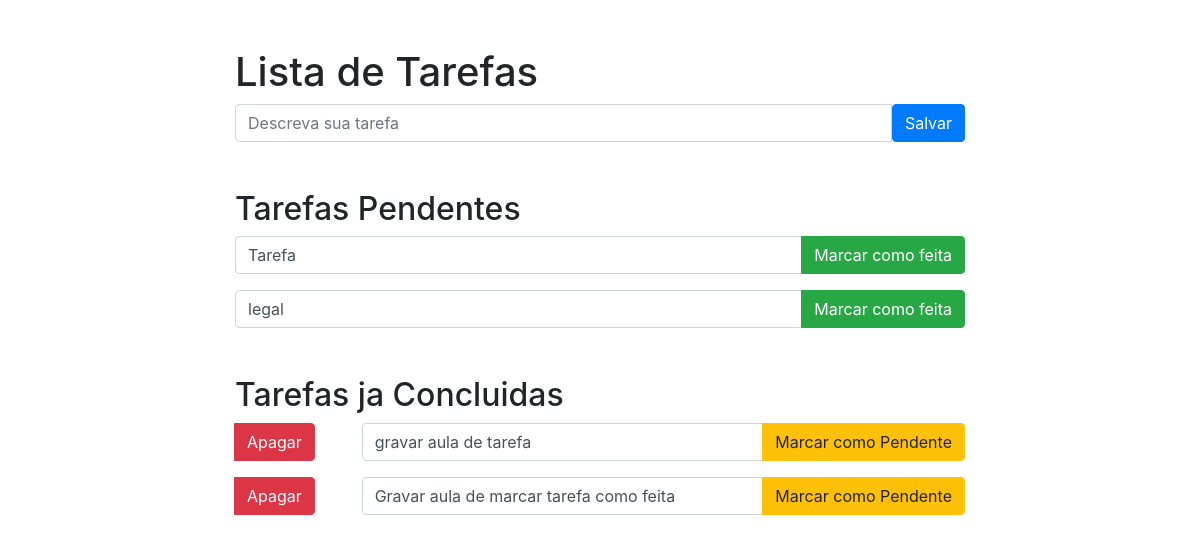
/, run on an earlier commit of the app's database.
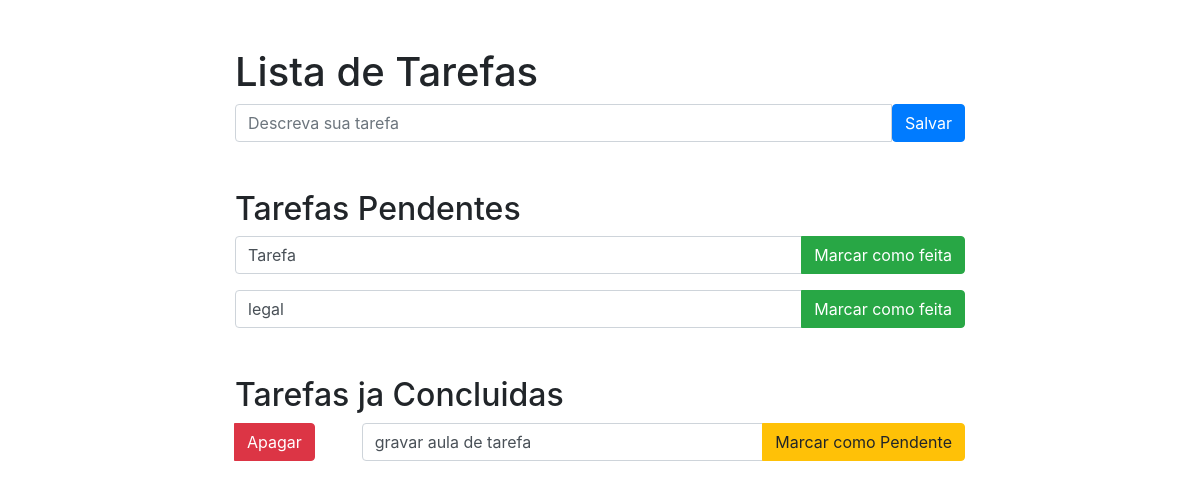
And on a later commit of the database.
### webdev/tarefas/models.py (models this page shows)
class Tarefa(models.Model):
    nome = models.CharField(max_length=128)
    feita = models.BooleanField(default=False)

### webdev/tarefas/views.py (the view, shortened to what this page needs)
# urls.py: path('', views.home, name='home'),
def home(request):
    tarefas_pendentes = Tarefa.objects.filter(feita=False).all()          #acessando no banco de dados as tarefas não feitas e passando para variavel "tarefas_pendentes"
    tarefas_feitas = Tarefa.objects.filter(feita=True).all()              #acessando no banco de dados as tarefas feitas e passando para variavel "tarefas_feitas"
    return render(request, 'tarefas/home.html',
                  {'tarefas_pendentes': tarefas_pendentes, 'tarefas_feitas': tarefas_feitas, })

### webdev/tarefas/templates/tarefas/home.html (shortened to what this page needs)
<!DOCTYPE html>
<html lang="en">
<head>
    <link rel="stylesheet" href="https://cdn.jsdelivr.net/npm/bootstrap@4.5.3/dist/css/bootstrap.min.css"
>
</head>
<body>
<div class="container">
    <div class="row">
        <div class="col-md-8 offset-md-2">
            <h1 class="mt-5">Lista de Tarefas</h1>
            <form action="{% url 'tarefas:home' %}" method="post">
                <div class="input-group mb-3">
                    <input type="text" class="form-control" placeholder="Descreva sua tarefa"
                           aria-label="Descreva sua tarefa" aria-describedby="button-addon2" name="nome">
                    <button type="submit" class="btn btn-primary" type="button" id="button-addon2">Salvar</button>
                </div>
            </form>
            <h2 class="mt-5">Tarefas Pendentes</h2>
            {% for tarefa in tarefas_pendentes %}
            <form action="{% url 'tarefas:detalhe' tarefa_id=tarefa.id %}" method="post">
                <div class="input-group mb-3">
                    <input type="text" class="form-control" placeholder="Descreva sua tarefa" required="required"
                           aria-label="Descreva sua tarefa" name="nome" value="{{ tarefa.nome }}">
                    <div class="input-group-append">
                        <button type="submit" class="btn btn-success">Marcar como feita</button>
                    </div>
                </div>
            </form>
            {% endfor %}
            <h2 class="mt-5">Tarefas ja Concluidas</h2>
            {% for tarefa in tarefas_feitas %}
            <div class="row">
                <div class="col-2">
                    <form action="{% url 'tarefas:apagar' tarefa_id=tarefa.id %}" method="post">
                        <div class="input-group mb-3">
                            <div class="input-group-append">
                                <button type="submit" class="btn btn-danger">Apagar</button>
                            </div>
                        </div>
                    </form>
                </div>
                <div class="col-10">
                    <form action="{% url 'tarefas:detalhe' tarefa_id=tarefa.id %}" method="post">
                        <div class="input-group mb-3">
                            <input type="text" class="form-control" placeholder="Descreva sua tarefa"
                                   required="required"
                                   aria-label="Descreva sua tarefa" name="nome" value="{{ tarefa.nome }}">
                            <div class="input-group-append">
                                <button type="submit" class="btn btn-warning">Marcar como Pendente</button>
                            </div>
                        </div>
                    </form>
                </div>
            </div>
            {% endfor %}
        </div>
    </div>
</div>
</body>
</html>

What changed in the data, as far as the page shows it:
removed Tarefa: nome "Gravar aula de marcar tarefa como feita", shown under "Tarefas ja Concluidas"
